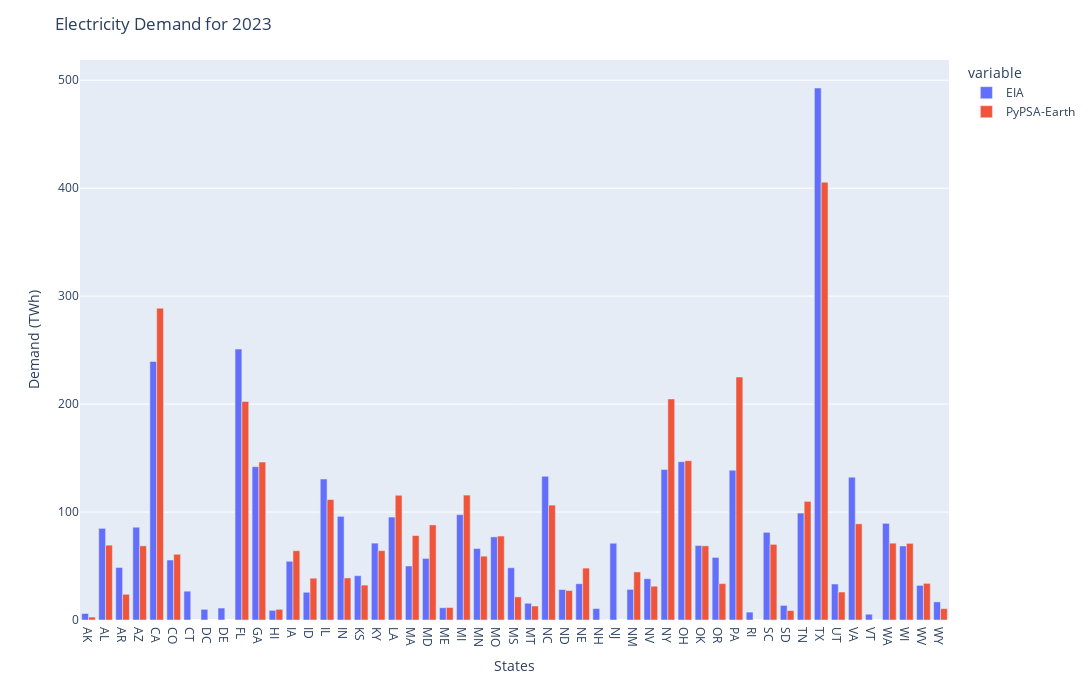

This figure's notebook cell:
### Code cell
fig = px.bar(demand_total, barmode='group')
fig.update_layout(width=2500, 
                  height=700, 
                  yaxis_title='Demand (TWh)',
                  xaxis_title='States',
                  title=f'Electricity Demand for {horizon}')
fig.show()

### Figure 1 — Plotly figure (JSON) as saved in the notebook; plotly's stock layout.template omitted (floating-point values rounded to 4 significant figures)
{"data": [{"alignmentgroup": "True", "hovertemplate": "variable=EIA<br>index=%{x}<br>value=%{y}<extra></extra>", "legendgroup": "EIA", "marker": {"color": "#636efa", "pattern": {"shape": ""}}, "name": "EIA", "offsetgroup": "EIA", "orientation": "v", "showlegend": true, "textposition": "auto", "type": "bar", "x": ["AK", "AL", "AR", "AZ", "CA", "CO", "CT", "DC", "DE", "FL", "GA", "HI", "IA", "ID", "IL", "IN", "KS", "KY", "LA", "MA", "MD", "ME", "MI", "MN", "MO", "MS", "MT", "NC", "ND", "NE", "NH", "NJ", "NM", "NV", "NY", "OH", "OK", "OR", "PA", "RI", "SC", "SD", "TN", "TX", "UT", "VA", "VT", "WA", "WI", "WV", "WY"], "xaxis": "x", "y": [6.025, 84.88, 48.65, 85.92, 239.5, 55.57, 26.68, 9.88, 11.08, 250.9, 142.0, 8.927, 54.4, 25.67, 130.6, 96.0, 41.05, 71.22, 95.37, 50.01, 57.03, 11.34, 97.59, 66.22, 76.98, 48.42, 15.51, 133.1, 28.2, 33.57, 10.63, 71.1, 28.35, 38.25, 139.4, 146.6, 68.98, 57.98, 138.7, 7.301, 81.2, 13.51, 99.05, 492.8, 33.34, 132.3, 5.364, 89.55, 68.56, 32.07, 16.79], "yaxis": "y"}, {"alignmentgroup": "True", "hovertemplate": "variable=PyPSA-Earth<br>index=%{x}<br>value=%{y}<extra></extra>", "legendgroup": "PyPSA-Earth", "marker": {"color": "#EF553B", "pattern": {"shape": ""}}, "name": "PyPSA-Earth", "offsetgroup": "PyPSA-Earth", "orientation": "v", "showlegend": true, "textposition": "auto", "type": "bar", "x": ["AK", "AL", "AR", "AZ", "CA", "CO", "CT", "DC", "DE", "FL", "GA", "HI", "IA", "ID", "IL", "IN", "KS", "KY", "LA", "MA", "MD", "ME", "MI", "MN", "MO", "MS", "MT", "NC", "ND", "NE", "NH", "NJ", "NM", "NV", "NY", "OH", "OK", "OR", "PA", "RI", "SC", "SD", "TN", "TX", "UT", "VA", "VT", "WA", "WI", "WV", "WY"], "xaxis": "x", "y": [2.71, 69.33, 23.82, 68.72, 288.8, 60.89, NaN, NaN, NaN, 202.5, 146.2, 9.89, 64.19, 38.72, 111.6, 38.97, 32.34, 64.24, 115.5, 78.21, 88.09, 11.57, 115.7, 59.14, 77.78, 21.4, 12.97, 106.4, 27.34, 48.08, 0.07, NaN, 44.55, 31.3, 204.8, 147.6, 68.7, 33.74, 225.1, NaN, 70.06, 8.75, 109.9, 405.6, 25.92, 89.11, NaN, 71.17, 71.0, 33.93, 10.52], "yaxis": "y"}], "layout": {"barmode": "group", "height": 700, "legend": {"title": {"text": "variable"}, "tracegroupgap": 0}, "margin": {"t": 60}, "title": {"text": "Electricity Demand for 2023"}, "width": 2500, "xaxis": {"anchor": "y", "domain": [0, 1], "title": {"text": "States"}}, "yaxis": {"anchor": "x", "domain": [0, 1], "title": {"text": "Demand (TWh)"}}}}
